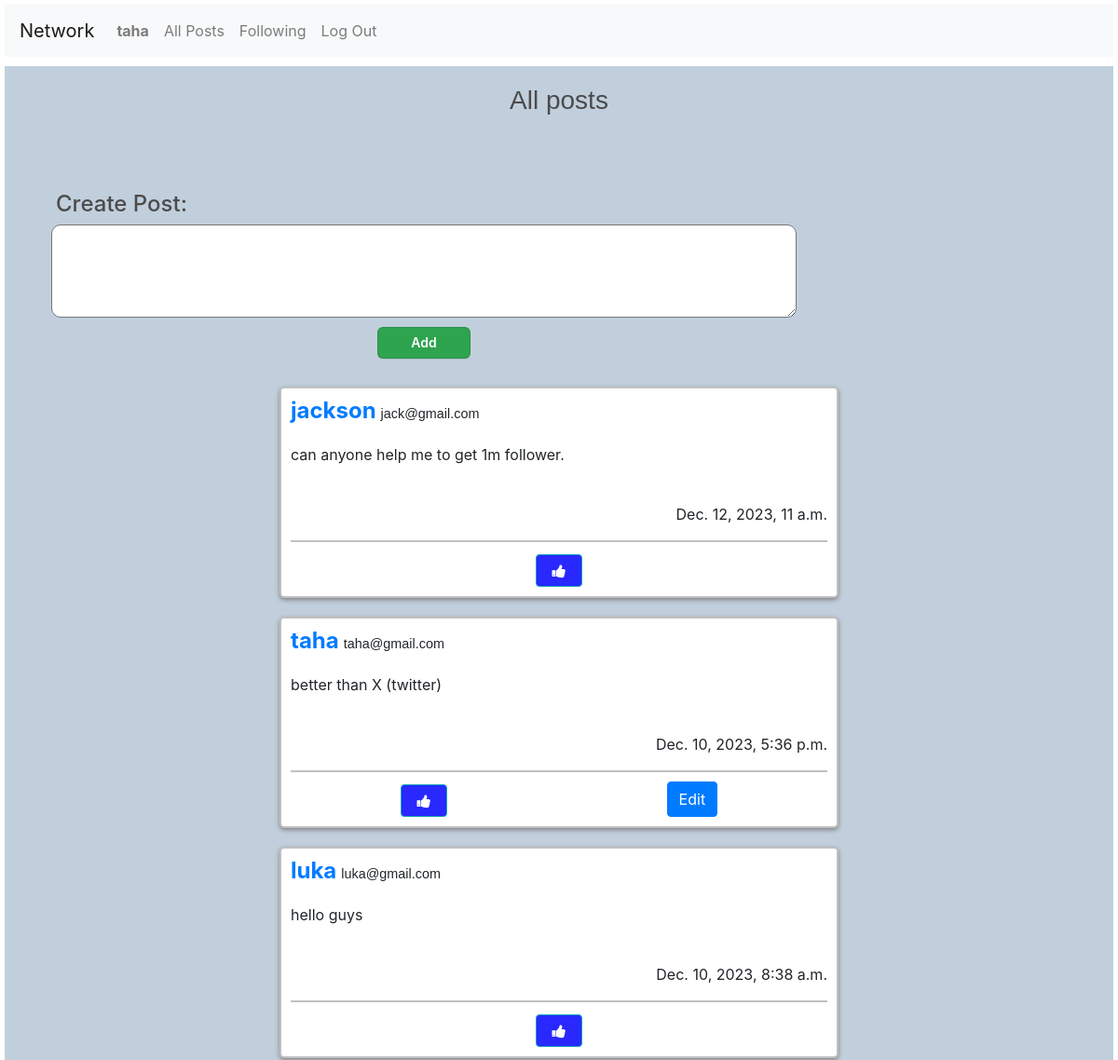
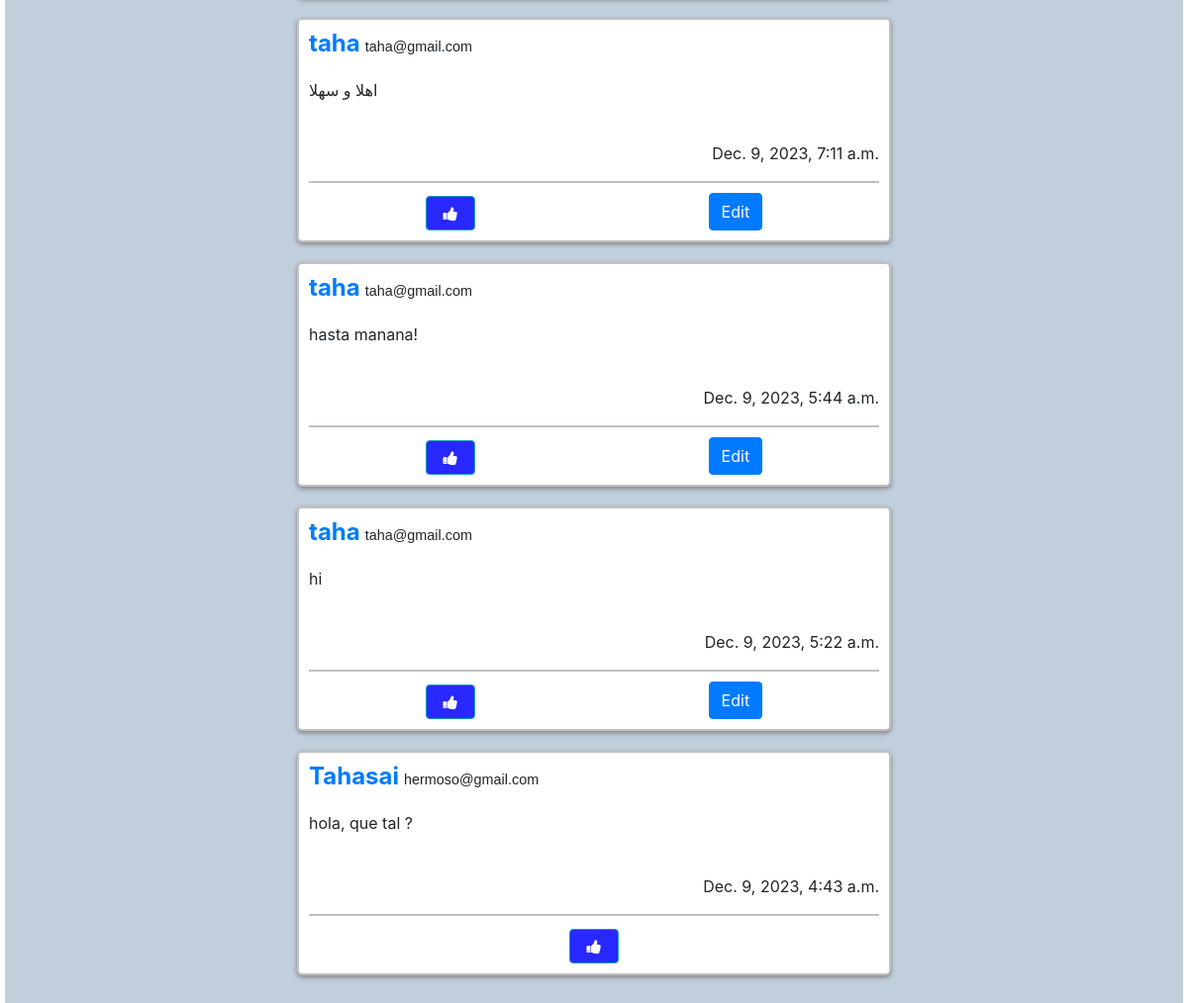
Screenshot of / (signed in) with the database file from the repository (2 pictures, top to bottom).
### network/models.py (models this page shows, shortened)
class User(AbstractUser):
    pass

class Post(models.Model):
    content = models.CharField(max_length=140)
    user = models.ForeignKey(User,on_delete=models.CASCADE, related_name='user')
    datetime = models.DateTimeField(auto_now_add=True)

### network/views.py (the view)
# urls.py: path("", views.index, name="index"),
def index(request):
    posts = Post.objects.all().order_by("id").reverse()
    likes =  Like.objects.all()
    check = []
    try:
        for like in likes:
            if like.user.id == request.user.id:
                check.append(like.post_liked.id)
    except:
        check = []
    postsv2 = Paginator(posts, 10)
    page_posts = postsv2.get_page(request.GET.get('page'))
    return render(request, "network/index.html",{
        'posts':postsv2,
        'page_posts': page_posts,
        'likes':likes,
        'check': check
    })

### network/templates/network/index.html (shortened to what this page needs)
{% extends "network/layout.html" %}
{% block body %}
<h3 style="text-align: center; margin-top: 10px; padding-top: 20px; color: rgb(75, 75, 75); font-family: sans-serif;">All posts</h3>
    {% if user.is_authenticated %}
    <h4 style="margin-left: 55px; margin-top: 80px; color: rgb(75, 75, 75);">Create Post:</h4>
    <form class="form" style=" width: 100%; display: flex; flex-direction: column; justify-content: center; " method="post" action="{% url 'create' %}">
        <textarea style=" border-radius: 10px; width: 800px; height: 100px; text-align: center; margin-left:50px;"  name="content" id="" cols="30" rows="10"></textarea>
        <button class="button-3" style="width: 100px; text-align: center;  margin-left: 400px;" type="submit">Add</button>
    </form>
    {% for post in page_posts %}
    <div class="post" style=" border-radius: 5px; margin: 20px; padding: 10px; border: 2px silver solid ; box-shadow: 0px 2px 5px grey; width: 600px; margin-left: auto; margin-right: auto; text-align: center;">
        <h4 style="text-align: left; display: flex;"><a href="{% url 'profile' id=post.user.id %}"><b>{{post.user}}</b></a><p style=" align-items: center; margin-left: 5px; margin-top: 9px; font: 0.6em sans-serif;">{{post.user.email}}</p></h4>
        <p style="text-align: left;" id="content_{{post.id}}">{{post.content}} </p>
        <p style="text-align: right; margin-top: 40px;">{{post.datetime}}</p>
        <nav style=" padding-top: 10px; padding-bottom: 0px; border-top: 2px silver solid; display: flex; justify-content: space-around;">
          {% if post.id in check %}
       <button style="background-color: rgb(40, 40, 255);  width: 50px; height: 35px; margin-top: 3px;"   id="{{ post.id }}" onclick="like({{ post.id }} , {{check}} )" class="btn btn-info fa fa-thumbs-down"></button>
        {% else %}
          <button style="background-color: rgb(40, 40, 255);  width: 50px; height: 35px; margin-top: 3px;"   id="{{ post.id }}" onclick="like({{ post.id }},{{check}})" class="btn btn-info fa fa-thumbs-up"></button>
        {% endif %}
        {% if post.user.id == request.user.id %}
           <div>
            <button class="btn btn-primary" data-target="#modal_edit_post_{{ post.id }}" data-toggle="modal"  > Edit</button>
           </div>
        </nav>
        {% endif %}
    </div>
    {% endfor %}
    {% endif %}
{% endblock %}

### network/templates/network/layout.html (shortened to what this page needs)
{% load static %}
<!DOCTYPE html>
<html lang="en">
    <head>
        <link rel="stylesheet" href="https://stackpath.bootstrapcdn.com/bootstrap/4.4.1/css/bootstrap.min.css">
        <link href="{% static 'network/styles.css' %}" rel="stylesheet">
        <link rel="stylesheet" href="https://cdnjs.cloudflare.com/ajax/libs/font-awesome/4.7.0/css/font-awesome.min.css">
    </head>
    <body>
        <nav class="navbar navbar-expand-lg navbar-light bg-light">
            <a class="navbar-brand" href="{% url 'index' %}">Network</a>
            <div>
              <ul class="navbar-nav mr-auto">
                {% if user.is_authenticated %}
                    <li class="nav-item">
                        <a class="nav-link" href="{% url 'profile' id=request.user.id %}"><strong>{{ request.user.username }}</strong></a>
                    </li>
                {% endif %}
                <li class="nav-item">
                  <a class="nav-link" href="{% url 'index' %}">All Posts</a>
                </li>
                {% if user.is_authenticated %}
                    <li class="nav-item">
                        <a class="nav-link" href="{% url 'followsection' %}">Following</a>
                    </li>
                    <li class="nav-item">
                        <a class="nav-link" href="{% url 'logout' %}">Log Out</a>
                    </li>
                {% endif %}
              </ul>
            </div>
          </nav>
        <div class="body">
            {% block body %}
            {% endblock %}
        </div>
    </body>
</html>

### network/static/network/styles.css (style rules this page uses)
.form button { margin: 10px; }
body { margin: 5px; }
.body { background-color: rgb(193, 207, 221); }
.body .post { background-color: rgb(255, 255, 255); }
.button-3 { appearance: none; background-color: #2ea44f; border: 1px solid rgba(27, 31, 35, .15); border-radius: 6px; box-shadow: rgba(27, 31, 35, .1) 0 1px 0; box-sizing: border-box; color: #fff; cursor: pointer; display: inline-block; font-family: -apple-system,system-ui,"Segoe UI",Helvetica,Arial,sans-serif,"Apple Color Emoji","Segoe UI Emoji"; font-size: 14px; font-weight: 600; line-height: 20px; padding: 6px 16px; position: relative; text-align: center; text-decoration: none; user-select: none; -webkit-user-select: none; touch-action: manipulation; vertical-align: middle; white-space: nowrap; }

### rows the page displays
User: user.username "taha"
Post: user "jackson", user.email "jack@gmail.com", content "can anyone help me to get 1m follower.", datetime "Dec. 12, 2023, 11 a.m."
Post: user "taha", user.email "taha@gmail.com", content "better than X (twitter)", datetime "Dec. 10, 2023, 5:36 p.m."
Post: user "luka", user.email "luka@gmail.com", content "hello guys", datetime "Dec. 10, 2023, 8:38 a.m.", {{ post.id }} 5 (drawn)
Post: user "taha", user.email "taha@gmail.com", content "اهلا و سهلا", datetime "Dec. 9, 2023, 7:11 a.m."
Post: user "taha", user.email "taha@gmail.com", content "hasta manana!", datetime "Dec. 9, 2023, 5:44 a.m.", {{ post.id }} 3 (drawn)
Post: user "taha", user.email "taha@gmail.com", content "hi", datetime "Dec. 9, 2023, 5:22 a.m."
Post: user "Tahasai", user.email "hermoso@gmail.com", content "hola, que tal ?", datetime "Dec. 9, 2023, 4:43 a.m."
